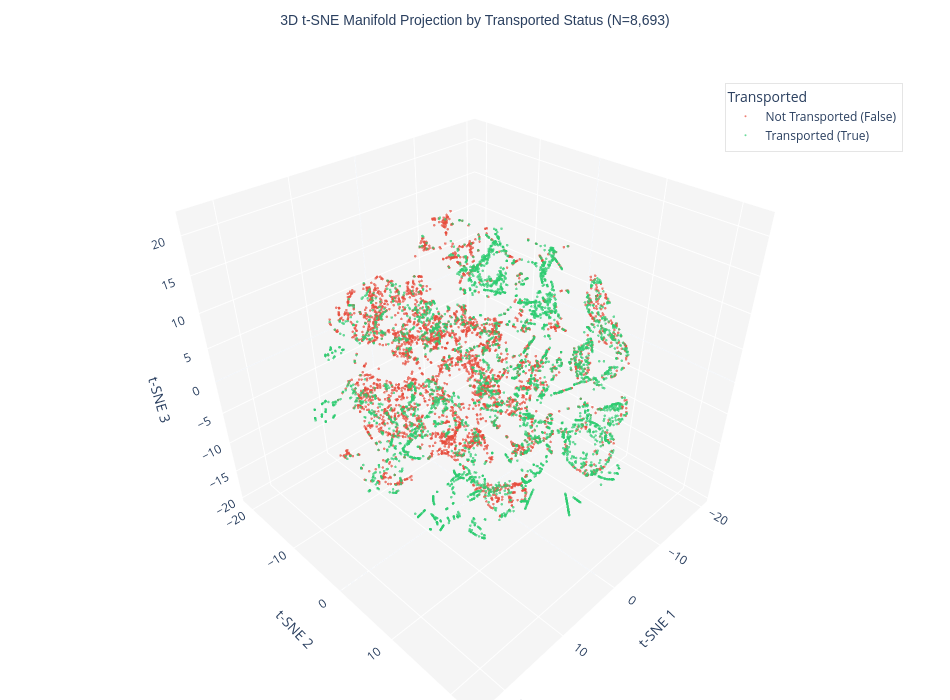

Notebook cell for this chart:
### Code cell
vzr.visualize_3d_projection(method = 'tsne', s = 1.5)

### Figure 1 — Plotly figure (JSON) as saved in the notebook; plotly's stock layout.template omitted (floating-point values rounded to 4 significant figures; data arrays with more than 128 entries replaced by an {"elided": "..."} marker saying what was removed)
{"data": [{"hovertemplate": "<b>Not Transported (False)</b><br>t-SNE 1: %{x:.2f}<br>t-SNE 2: %{y:.2f}<br>t-SNE 3: %{z:.2f}<extra></extra>", "marker": {"color": "#e74c3c", "line": {"width": 0}, "opacity": 0.7, "size": 1.5}, "mode": "markers", "name": "Not Transported (False)", "type": "scatter3d", "x": {"elided": "4315 float values"}, "y": {"elided": "4315 float values"}, "z": {"elided": "4315 float values"}}, {"hovertemplate": "<b>Transported (True)</b><br>t-SNE 1: %{x:.2f}<br>t-SNE 2: %{y:.2f}<br>t-SNE 3: %{z:.2f}<extra></extra>", "marker": {"color": "#2ecc71", "line": {"width": 0}, "opacity": 0.7, "size": 1.5}, "mode": "markers", "name": "Transported (True)", "type": "scatter3d", "x": {"elided": "4378 float values"}, "y": {"elided": "4378 float values"}, "z": {"elided": "4378 float values"}}], "layout": {"height": 700, "legend": {"bgcolor": "rgba(255, 255, 255, 0.8)", "bordercolor": "rgba(0, 0, 0, 0.1)", "borderwidth": 1, "title": {"text": "Transported"}, "x": 0.95, "xanchor": "right", "y": 0.95, "yanchor": "top"}, "margin": {"b": 0, "l": 0, "r": 0, "t": 50}, "scene": {"xaxis": {"backgroundcolor": "rgb(245, 245, 245)", "gridcolor": "white", "title": {"text": "t-SNE 1"}}, "yaxis": {"backgroundcolor": "rgb(245, 245, 245)", "gridcolor": "white", "title": {"text": "t-SNE 2"}}, "zaxis": {"backgroundcolor": "rgb(245, 245, 245)", "gridcolor": "white", "title": {"text": "t-SNE 3"}}}, "title": {"font": {"family": "sans-serif", "size": 14}, "text": "3D t-SNE Manifold Projection by Transported Status (N=8,693)", "x": 0.5}, "width": 950}}
